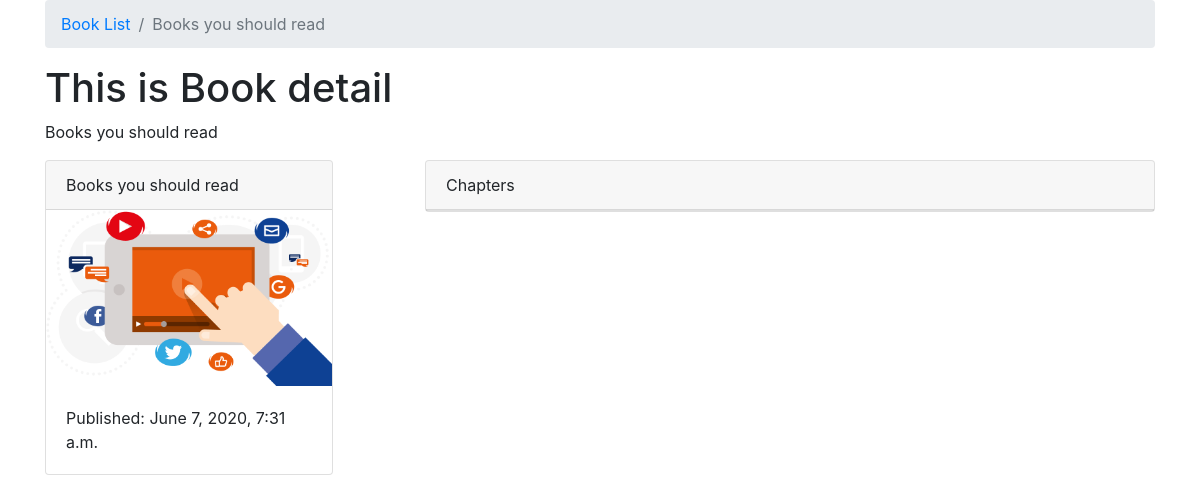
Page /text-book/ on the earlier database version.
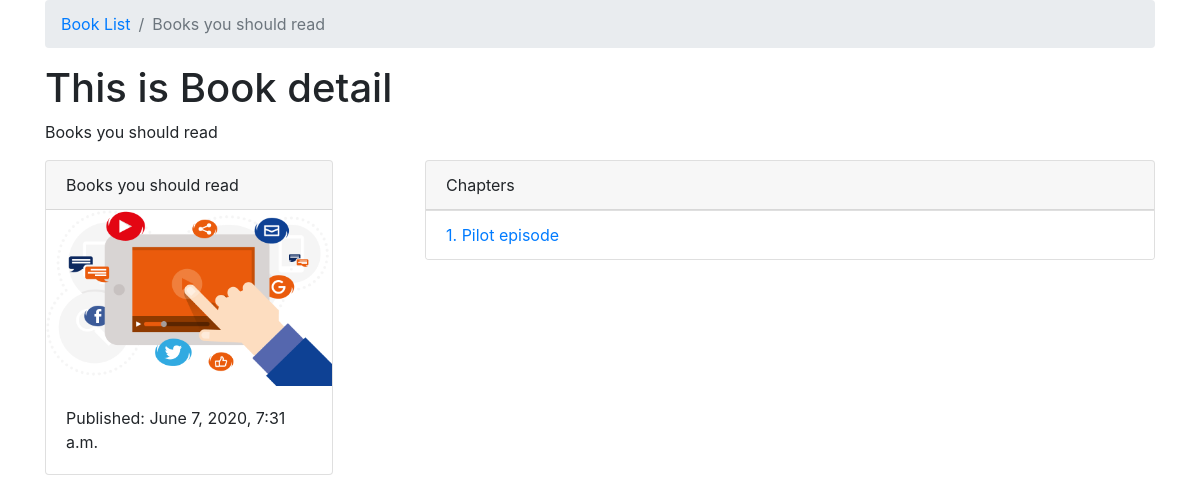
Same page on the later database version.
### books/models.py (models this page shows, shortened)
class Chapter(models.Model):
    book = models.ForeignKey(Book, on_delete=models.CASCADE)
    chapter_number = models.IntegerField()
    title = models.CharField(max_length=100)
    def get_absolute_url(self):
        return reverse("books:chapter-detail", kwargs={
        'book_slug':self.book.slug,
        'chapter_number': self.chapter_number
        })

### books/views.py (the view)
# urls.py: path('<slug>/', book_detail, name = 'book-detail'),
def book_detail(request, slug):
    book = get_object_or_404(Book, slug = slug)
    context ={
        'book': book
    }
    return render(request, 'book_detail.html', context)

### books/models.py (called while the page is built)
    def __str__(self):
        return self.title

### templates/book_detail.html
{% extends "base.html" %}
{% block breadcrumb %}
  <li class="breadcrumb-item" aria-current="page">
    <a href="{% url 'books:book-list'  %}">Book List</a></li>
  <li class="breadcrumb-item active" aria-current="page">{{book.title}}</li>
{% endblock breadcrumb %}
{% block content %}
<h1>This is Book detail</h1>
  <p>{{ book }} </p>
<div class="row">
  <main class="col-md-4">
      <div class="card" style="width: 18rem;">
        <div class="card-header">
          {{book.title}}
        </div>
          <img src="{{book.cover.url}}" class="card-img-top" alt="...">
          <div class="card-body">
            <p class="card-text">Published: {{book.publication_date}}</p>
          </div>
      </div>
  </main>
  <aside class="col-md-8">
    <div class="card" >
        <div class="card-header">
          Chapters
        </div>
        <ul class="list-group list-group-flush">
          {% for chapter in book.chapter_set.all %}
            <li class="list-group-item"><a href="{{ chapter.get_absolute_url }}">
              {{chapter.chapter_number}}. {{chapter.title}}
            </a></li>
          {% endfor %}
        </ul>
    </div>
  </aside>
</div>
{% endblock content %}

Differences in the rows shown:
added Chapter: chapter_number "1", title "Pilot episode"
